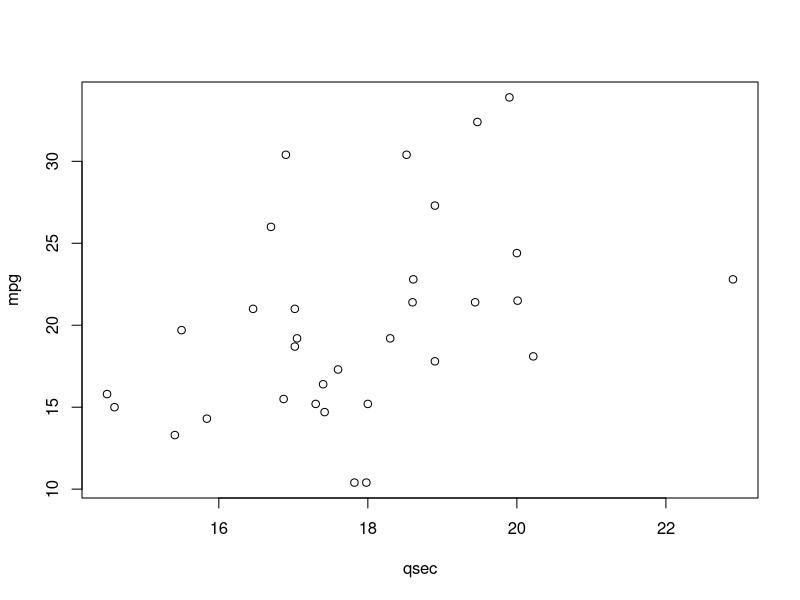

Write the R code that produced this figure. (Note: this script raises an error after producing the figure.)
## ---- chunk 1
knitr::opts_chunk$set(echo = TRUE)
## ---- chunk 2
data("mtcars")
head(mtcars)
## ---- chunk 3
fit1 <- lm(mpg ~ qsec, mtcars)
summary(fit1)
## ---- chunk 4
with(mtcars, plot(qsec, mpg))
## ---- chunk 5
yhat0 <- predict(fit1)
yhat1 <- fitted(fit1)
yhat2 <- coef(fit1)[1] + coef(fit1)[2] * mtcars$qsec

hatdf <- data.frame(yhat0, yhat1, yhat2)
head(hatdf)
## ---- chunk 6
lines(mtcars$qsec, yhat, col = "yellow", lty = 3, lwd = 3)
abline(fit1, col = "green", lty = 2)
## ---- chunk 7
y_mean <- mean(mtcars$mpg)
y_mean
## ---- chunk 8
SST <- sum((mtcars$mpg - y_mean)^2)
SST
## ---- chunk 9
RegSS <- sum((yhat0 - y_mean)^2)
## ---- chunk 10
ESS <- sum((mtcars$mpg - yhat0)^2)
## ---- chunk 11
RegSS + ESS 
## ---- chunk 12
x_mean <- mean(mtcars$qsec)
## ---- chunk 13
x <- mtcars$qsec
y <- mtcars$mpg
beta1 <- sum ((x - x_mean) * (y - y_mean)) / sum ((x - x_mean)^2 )
## ---- chunk 14
beta0 <- y_mean - beta1 * x_mean
## ---- chunk 15
coef(fit1)
## ---- chunk 16
beta0
beta1
